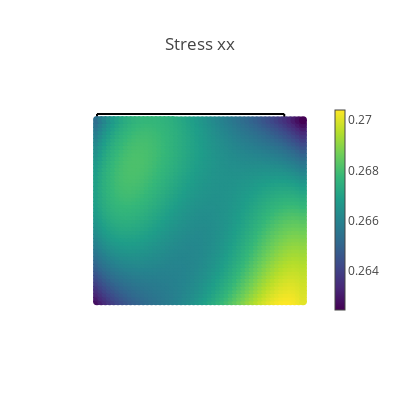
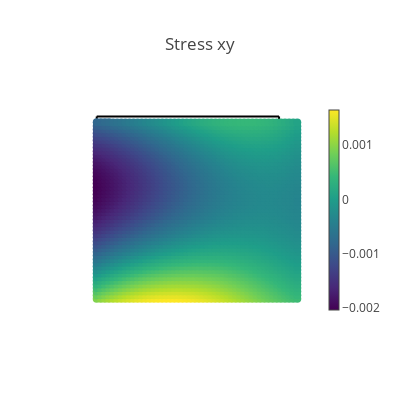
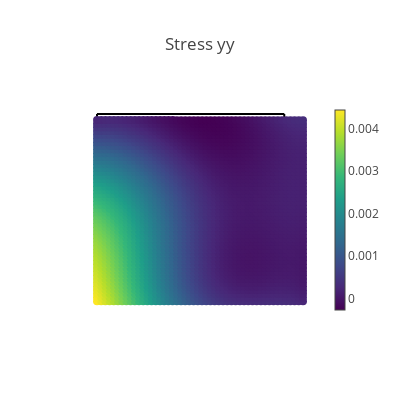
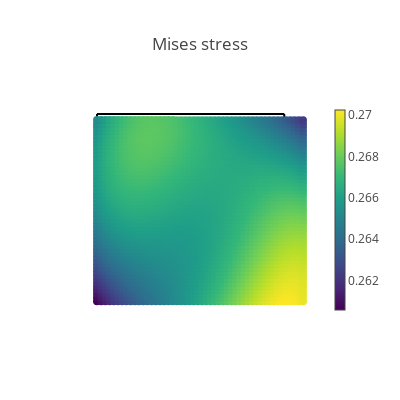

Notebook code cell kept with these figures, in order:
### Markdown cell above
## Visualization of results

### Code cell
# Create a validation domain different from the training domain
val_x, val_y = np.meshgrid(np.linspace(0, L, 50), np.linspace(0, L, 50))
val_domain = np.vstack([val_x.ravel(), val_y.ravel()]).T
val = torch.tensor(val_domain, requires_grad=True).double()

# Compute model predictions on the validation domain
disp = net(val)
def_val = val + disp
stress = torch.vmap(sigma)(val)
mises = torch.sqrt(
    stress[:, 0, 0] ** 2
    + stress[:, 1, 1] ** 2
    - stress[:, 0, 0] * stress[:, 1, 1]
    + 3 * stress[:, 0, 1] ** 2
)
# print([loss.item() for loss in compute_les(val)])

@torch.no_grad()
def make_plot(x, y, variable, title, cmap=sequential.Viridis, size=8.0):
    fig = go.Figure()

    # Plot boundaries
    m = dict(color="black")
    fig.add_trace(go.Scatter(x=top[:, 0], y=top[:, 1], mode="lines", marker=m))
    fig.add_trace(go.Scatter(x=bottom[:, 0], y=bottom[:, 1], mode="lines", marker=m))
    fig.add_trace(go.Scatter(x=left[:, 0], y=left[:, 1], mode="lines", marker=m))
    fig.add_trace(go.Scatter(x=right[:, 0], y=right[:, 1], mode="lines", marker=m))

    # Plot variable values
    m = dict(color=variable, colorscale=cmap, size=size, colorbar=dict(thickness=10))
    fig.add_trace(go.Scatter(x=x, y=y, marker=m, mode="markers"))

    # plot settings
    fig.layout.yaxis.scaleanchor = "x"
    fig.update_layout(
        template="none", width=400, height=400, title=title, showlegend=False
    )
    fig.update_xaxes(visible=False)
    fig.update_yaxes(visible=False)
    fig.show()


# Compute data error
s_pred = torch.vmap(sigma)(val)
ds_xx = (MU*(3*LBD+2*MU))/(LBD+MU) * EPS0 - s_pred[:,0, 0]
print("Young's modulus is ",(MU*(3*LBD+2*MU))/(LBD+MU)) #Young's modulus 
ds_yy = s_pred[:, 1, 1]
ds_xy = s_pred[:, 0, 1]
ds_xx_pct = ((MU*(3*LBD+2*MU))/(LBD+MU) * EPS0 - s_pred[:,0, 0]) / ((MU*(3*LBD+2*MU))/(LBD+MU) * EPS0) *100


# Plot stresses
make_plot(*def_val.T, stress[:, 0, 0], "Stress xx")
make_plot(*def_val.T, stress[:, 0, 1], "Stress xy")
make_plot(*def_val.T, stress[:, 1, 1], "Stress yy")
make_plot(*def_val.T, mises, "Mises stress")

# Plot displacements
make_plot(*def_val.T, disp[:, 0], "Displacement in x", cmap=sequential.Inferno)
make_plot(*def_val.T, disp[:, 1], "Displacement in y", cmap=sequential.Inferno)

# Plot stress errors
cmap = sequential.RdBu_r
make_plot(*val[:, 0:2].T, ds_xx, "Stress error xx", size=2.0, cmap=cmap)
make_plot(*val[:, 0:2].T, ds_yy, "Stress error yy", size=2.0, cmap=cmap)
make_plot(*val[:, 0:2].T, ds_xy, "Stress error xy", size=2.0, cmap=cmap)
make_plot(*val[:, 0:2].T, ds_xx_pct, "Stress error xx in %", size=2.0, cmap=cmap)

### Figure 1 — Plotly figure (JSON) as saved in the notebook; plotly's stock layout.template omitted (floating-point values rounded to 4 significant figures; data arrays with more than 128 entries replaced by an {"elided": "..."} marker saying what was removed)
{"data": [{"marker": {"color": "black"}, "mode": "lines", "type": "scatter", "x": [0, 0.04167, 0.08333, 0.125, 0.1667, 0.2083, 0.25, 0.2917, 0.3333, 0.375, 0.4167, 0.4583, 0.5, 0.5417, 0.5833, 0.625, 0.6667, 0.7083, 0.75, 0.7917, 0.8333, 0.875, 0.9167, 0.9583, 1], "y": [1, 1, 1, 1, 1, 1, 1, 1, 1, 1, 1, 1, 1, 1, 1, 1, 1, 1, 1, 1, 1, 1, 1, 1, 1]}, {"marker": {"color": "black"}, "mode": "lines", "type": "scatter", "x": [0, 0.04167, 0.08333, 0.125, 0.1667, 0.2083, 0.25, 0.2917, 0.3333, 0.375, 0.4167, 0.4583, 0.5, 0.5417, 0.5833, 0.625, 0.6667, 0.7083, 0.75, 0.7917, 0.8333, 0.875, 0.9167, 0.9583, 1], "y": [0, 0, 0, 0, 0, 0, 0, 0, 0, 0, 0, 0, 0, 0, 0, 0, 0, 0, 0, 0, 0, 0, 0, 0, 0]}, {"marker": {"color": "black"}, "mode": "lines", "type": "scatter", "x": [0, 0, 0, 0, 0, 0, 0, 0, 0, 0, 0, 0, 0, 0, 0, 0, 0, 0, 0, 0, 0, 0, 0, 0, 0], "y": [0, 0.04167, 0.08333, 0.125, 0.1667, 0.2083, 0.25, 0.2917, 0.3333, 0.375, 0.4167, 0.4583, 0.5, 0.5417, 0.5833, 0.625, 0.6667, 0.7083, 0.75, 0.7917, 0.8333, 0.875, 0.9167, 0.9583, 1]}, {"marker": {"color": "black"}, "mode": "lines", "type": "scatter", "x": [1, 1, 1, 1, 1, 1, 1, 1, 1, 1, 1, 1, 1, 1, 1, 1, 1, 1, 1, 1, 1, 1, 1, 1, 1], "y": [0, 0.04167, 0.08333, 0.125, 0.1667, 0.2083, 0.25, 0.2917, 0.3333, 0.375, 0.4167, 0.4583, 0.5, 0.5417, 0.5833, 0.625, 0.6667, 0.7083, 0.75, 0.7917, 0.8333, 0.875, 0.9167, 0.9583, 1]}, {"marker": {"color": {"elided": "2500 float values"}, "colorbar": {"thickness": 10}, "colorscale": [[0, "#440154"], [0.1111, "#482878"], [0.2222, "#3e4989"], [0.3333, "#31688e"], [0.4444, "#26828e"], [0.5556, "#1f9e89"], [0.6667, "#35b779"], [0.7778, "#6ece58"], [0.8889, "#b5de2b"], [1, "#fde725"]], "size": 8}, "mode": "markers", "type": "scatter", "x": {"elided": "2500 float values"}, "y": {"elided": "2500 float values"}}], "layout": {"height": 400, "showlegend": false, "title": {"text": "Stress xx"}, "width": 400, "xaxis": {"visible": false}, "yaxis": {"scaleanchor": "x", "visible": false}}}

### Figure 2 — Plotly figure (JSON) as saved in the notebook; plotly's stock layout.template omitted (floating-point values rounded to 4 significant figures; data arrays with more than 128 entries replaced by an {"elided": "..."} marker saying what was removed)
{"data": [{"marker": {"color": "black"}, "mode": "lines", "type": "scatter", "x": [0, 0.04167, 0.08333, 0.125, 0.1667, 0.2083, 0.25, 0.2917, 0.3333, 0.375, 0.4167, 0.4583, 0.5, 0.5417, 0.5833, 0.625, 0.6667, 0.7083, 0.75, 0.7917, 0.8333, 0.875, 0.9167, 0.9583, 1], "y": [1, 1, 1, 1, 1, 1, 1, 1, 1, 1, 1, 1, 1, 1, 1, 1, 1, 1, 1, 1, 1, 1, 1, 1, 1]}, {"marker": {"color": "black"}, "mode": "lines", "type": "scatter", "x": [0, 0.04167, 0.08333, 0.125, 0.1667, 0.2083, 0.25, 0.2917, 0.3333, 0.375, 0.4167, 0.4583, 0.5, 0.5417, 0.5833, 0.625, 0.6667, 0.7083, 0.75, 0.7917, 0.8333, 0.875, 0.9167, 0.9583, 1], "y": [0, 0, 0, 0, 0, 0, 0, 0, 0, 0, 0, 0, 0, 0, 0, 0, 0, 0, 0, 0, 0, 0, 0, 0, 0]}, {"marker": {"color": "black"}, "mode": "lines", "type": "scatter", "x": [0, 0, 0, 0, 0, 0, 0, 0, 0, 0, 0, 0, 0, 0, 0, 0, 0, 0, 0, 0, 0, 0, 0, 0, 0], "y": [0, 0.04167, 0.08333, 0.125, 0.1667, 0.2083, 0.25, 0.2917, 0.3333, 0.375, 0.4167, 0.4583, 0.5, 0.5417, 0.5833, 0.625, 0.6667, 0.7083, 0.75, 0.7917, 0.8333, 0.875, 0.9167, 0.9583, 1]}, {"marker": {"color": "black"}, "mode": "lines", "type": "scatter", "x": [1, 1, 1, 1, 1, 1, 1, 1, 1, 1, 1, 1, 1, 1, 1, 1, 1, 1, 1, 1, 1, 1, 1, 1, 1], "y": [0, 0.04167, 0.08333, 0.125, 0.1667, 0.2083, 0.25, 0.2917, 0.3333, 0.375, 0.4167, 0.4583, 0.5, 0.5417, 0.5833, 0.625, 0.6667, 0.7083, 0.75, 0.7917, 0.8333, 0.875, 0.9167, 0.9583, 1]}, {"marker": {"color": {"elided": "2500 float values"}, "colorbar": {"thickness": 10}, "colorscale": [[0, "#440154"], [0.1111, "#482878"], [0.2222, "#3e4989"], [0.3333, "#31688e"], [0.4444, "#26828e"], [0.5556, "#1f9e89"], [0.6667, "#35b779"], [0.7778, "#6ece58"], [0.8889, "#b5de2b"], [1, "#fde725"]], "size": 8}, "mode": "markers", "type": "scatter", "x": {"elided": "2500 float values"}, "y": {"elided": "2500 float values"}}], "layout": {"height": 400, "showlegend": false, "title": {"text": "Stress xy"}, "width": 400, "xaxis": {"visible": false}, "yaxis": {"scaleanchor": "x", "visible": false}}}

### Figure 3 — Plotly figure (JSON) as saved in the notebook; plotly's stock layout.template omitted (floating-point values rounded to 4 significant figures; data arrays with more than 128 entries replaced by an {"elided": "..."} marker saying what was removed)
{"data": [{"marker": {"color": "black"}, "mode": "lines", "type": "scatter", "x": [0, 0.04167, 0.08333, 0.125, 0.1667, 0.2083, 0.25, 0.2917, 0.3333, 0.375, 0.4167, 0.4583, 0.5, 0.5417, 0.5833, 0.625, 0.6667, 0.7083, 0.75, 0.7917, 0.8333, 0.875, 0.9167, 0.9583, 1], "y": [1, 1, 1, 1, 1, 1, 1, 1, 1, 1, 1, 1, 1, 1, 1, 1, 1, 1, 1, 1, 1, 1, 1, 1, 1]}, {"marker": {"color": "black"}, "mode": "lines", "type": "scatter", "x": [0, 0.04167, 0.08333, 0.125, 0.1667, 0.2083, 0.25, 0.2917, 0.3333, 0.375, 0.4167, 0.4583, 0.5, 0.5417, 0.5833, 0.625, 0.6667, 0.7083, 0.75, 0.7917, 0.8333, 0.875, 0.9167, 0.9583, 1], "y": [0, 0, 0, 0, 0, 0, 0, 0, 0, 0, 0, 0, 0, 0, 0, 0, 0, 0, 0, 0, 0, 0, 0, 0, 0]}, {"marker": {"color": "black"}, "mode": "lines", "type": "scatter", "x": [0, 0, 0, 0, 0, 0, 0, 0, 0, 0, 0, 0, 0, 0, 0, 0, 0, 0, 0, 0, 0, 0, 0, 0, 0], "y": [0, 0.04167, 0.08333, 0.125, 0.1667, 0.2083, 0.25, 0.2917, 0.3333, 0.375, 0.4167, 0.4583, 0.5, 0.5417, 0.5833, 0.625, 0.6667, 0.7083, 0.75, 0.7917, 0.8333, 0.875, 0.9167, 0.9583, 1]}, {"marker": {"color": "black"}, "mode": "lines", "type": "scatter", "x": [1, 1, 1, 1, 1, 1, 1, 1, 1, 1, 1, 1, 1, 1, 1, 1, 1, 1, 1, 1, 1, 1, 1, 1, 1], "y": [0, 0.04167, 0.08333, 0.125, 0.1667, 0.2083, 0.25, 0.2917, 0.3333, 0.375, 0.4167, 0.4583, 0.5, 0.5417, 0.5833, 0.625, 0.6667, 0.7083, 0.75, 0.7917, 0.8333, 0.875, 0.9167, 0.9583, 1]}, {"marker": {"color": {"elided": "2500 float values"}, "colorbar": {"thickness": 10}, "colorscale": [[0, "#440154"], [0.1111, "#482878"], [0.2222, "#3e4989"], [0.3333, "#31688e"], [0.4444, "#26828e"], [0.5556, "#1f9e89"], [0.6667, "#35b779"], [0.7778, "#6ece58"], [0.8889, "#b5de2b"], [1, "#fde725"]], "size": 8}, "mode": "markers", "type": "scatter", "x": {"elided": "2500 float values"}, "y": {"elided": "2500 float values"}}], "layout": {"height": 400, "showlegend": false, "title": {"text": "Stress yy"}, "width": 400, "xaxis": {"visible": false}, "yaxis": {"scaleanchor": "x", "visible": false}}}

### Figure 4 — Plotly figure (JSON) as saved in the notebook; plotly's stock layout.template omitted (floating-point values rounded to 4 significant figures; data arrays with more than 128 entries replaced by an {"elided": "..."} marker saying what was removed)
{"data": [{"marker": {"color": "black"}, "mode": "lines", "type": "scatter", "x": [0, 0.04167, 0.08333, 0.125, 0.1667, 0.2083, 0.25, 0.2917, 0.3333, 0.375, 0.4167, 0.4583, 0.5, 0.5417, 0.5833, 0.625, 0.6667, 0.7083, 0.75, 0.7917, 0.8333, 0.875, 0.9167, 0.9583, 1], "y": [1, 1, 1, 1, 1, 1, 1, 1, 1, 1, 1, 1, 1, 1, 1, 1, 1, 1, 1, 1, 1, 1, 1, 1, 1]}, {"marker": {"color": "black"}, "mode": "lines", "type": "scatter", "x": [0, 0.04167, 0.08333, 0.125, 0.1667, 0.2083, 0.25, 0.2917, 0.3333, 0.375, 0.4167, 0.4583, 0.5, 0.5417, 0.5833, 0.625, 0.6667, 0.7083, 0.75, 0.7917, 0.8333, 0.875, 0.9167, 0.9583, 1], "y": [0, 0, 0, 0, 0, 0, 0, 0, 0, 0, 0, 0, 0, 0, 0, 0, 0, 0, 0, 0, 0, 0, 0, 0, 0]}, {"marker": {"color": "black"}, "mode": "lines", "type": "scatter", "x": [0, 0, 0, 0, 0, 0, 0, 0, 0, 0, 0, 0, 0, 0, 0, 0, 0, 0, 0, 0, 0, 0, 0, 0, 0], "y": [0, 0.04167, 0.08333, 0.125, 0.1667, 0.2083, 0.25, 0.2917, 0.3333, 0.375, 0.4167, 0.4583, 0.5, 0.5417, 0.5833, 0.625, 0.6667, 0.7083, 0.75, 0.7917, 0.8333, 0.875, 0.9167, 0.9583, 1]}, {"marker": {"color": "black"}, "mode": "lines", "type": "scatter", "x": [1, 1, 1, 1, 1, 1, 1, 1, 1, 1, 1, 1, 1, 1, 1, 1, 1, 1, 1, 1, 1, 1, 1, 1, 1], "y": [0, 0.04167, 0.08333, 0.125, 0.1667, 0.2083, 0.25, 0.2917, 0.3333, 0.375, 0.4167, 0.4583, 0.5, 0.5417, 0.5833, 0.625, 0.6667, 0.7083, 0.75, 0.7917, 0.8333, 0.875, 0.9167, 0.9583, 1]}, {"marker": {"color": {"elided": "2500 float values"}, "colorbar": {"thickness": 10}, "colorscale": [[0, "#440154"], [0.1111, "#482878"], [0.2222, "#3e4989"], [0.3333, "#31688e"], [0.4444, "#26828e"], [0.5556, "#1f9e89"], [0.6667, "#35b779"], [0.7778, "#6ece58"], [0.8889, "#b5de2b"], [1, "#fde725"]], "size": 8}, "mode": "markers", "type": "scatter", "x": {"elided": "2500 float values"}, "y": {"elided": "2500 float values"}}], "layout": {"height": 400, "showlegend": false, "title": {"text": "Mises stress"}, "width": 400, "xaxis": {"visible": false}, "yaxis": {"scaleanchor": "x", "visible": false}}}
